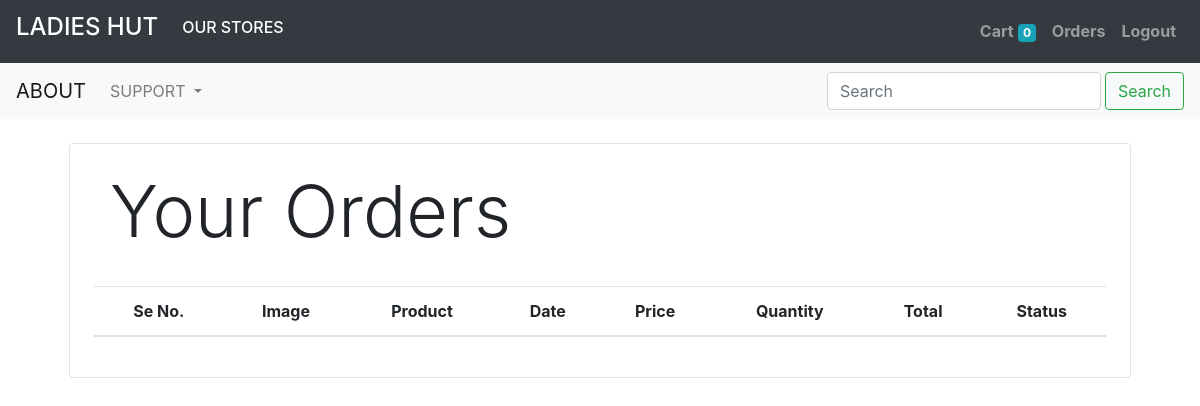
/orders (signed in), run on an earlier commit of the app's database.
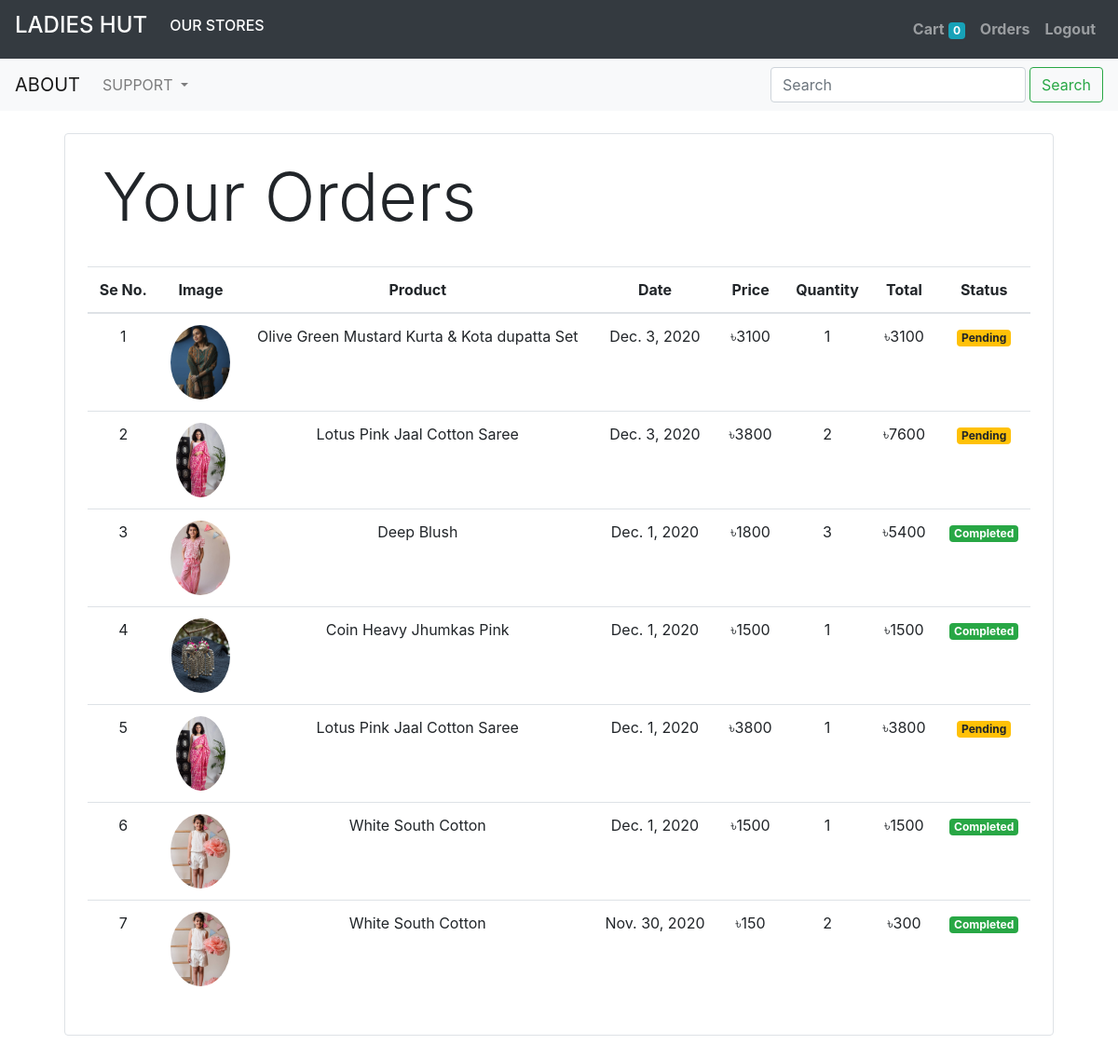
And on a later commit of the database.
### store/models/orders.py (models this page shows, shortened)
class Order(models.Model):
    product = models.ForeignKey(Product, on_delete=models.CASCADE)
    customer = models.ForeignKey(Customer, on_delete=models.CASCADE)
    quantity = models.IntegerField(default=1)
    price = models.IntegerField()
    address = models.CharField(max_length=50, default='', blank=True)
    phone = models.CharField(max_length=50, default='', blank=True)
    date = models.DateField(default=datetime.datetime.today)
    status = models.BooleanField(default=False)
    @staticmethod
    def get_orders_by_customer(customer_id):
        return Order\
            .objects\
            .filter(customer = customer_id)\
            .order_by('date')

### store/models/products.py (models this page shows, shortened)
class Product(models.Model):
    name = models.CharField(max_length=50)
    price = models.IntegerField(default=0)
    category = models.ForeignKey(Category, on_delete=models.CASCADE, default=1)
    description = models.CharField(max_length=200, default='', null=True, blank=True)
    image = models.ImageField(upload_to='uploads/products/')

### store/views/orders.py (the view)
# urls.py: path('orders',  OrderView.as_view(), name='orders')
class OrderView(View):
    @method_decorator(auth_middleware)
    def get(self, request):
        customer = request.session.get('customer')
        orders = Order.get_orders_by_customer(customer)
        print(orders)
        orders = orders.reverse()
        return render(request, 'orders.html', {'orders':orders})

### store/templatetags/custom_filter.py (called while the page is built)
@register.filter(name='currency')
def currency(number):
    return "৳"+str(number)

@register.filter(name='multiply')
def multiply(number, number1):
    return number*number1

### store/templates/orders.html
{% extends 'base.html' %}
{% block content %}
{% load cart %}
{% load custom_filter %}
<div class="container">
    <div class="border rounded p-4 m-4">
        <h1 class="display-3 pl-2 ml-2">Your Orders</h1>
        <br>
        <table class="table text-center">
            <thead class="table">
                <tr>
                    <th>Se No.</th>
                    <th>Image</th>
                    <th>Product</th>
                    <th>Date</th>
                    <th>Price</th>
                    <th>Quantity</th>
                    <th>Total</th>
                    <th>Status</th>
                </tr>
            </thead>
            <tbody>
                {% for order in orders %}
                <tr>
                    <td>{{forloop.counter}}</td>
                    <td><img style="height: 80px;" class="rounded-circle" src="{{order.product.image.url}}" alt=""></td>
                    <td>{{order.product.name}}</td>
                    <td>{{order.date}}</td>
                    <td>{{order.price|currency}}</td>
                    <td>{{order.quantity}}</td>
                    <td>{{order.quantity|multiply:order.price|currency}}</td>
                    {% if order.status %}
                    <td><small class="badge badge-success">Completed</small></td>
                    {% else %}
                    <td><small class="badge badge-warning">Pending</small></td>
                    {% endif %}
                </tr>
                {% endfor %}
            </tbody>
        </table>
    </div>
</div>
{% endblock %}

### store/templates/base.html (shortened to what this page needs)
<!doctype html>
<html lang="en">
<head>
    <link rel="stylesheet" href="https://cdn.jsdelivr.net/npm/bootstrap@4.5.3/dist/css/bootstrap.min.css"
>
</head>
<body>
    <div>
        <nav class="navbar navbar-expand-lg navbar-dark bg-dark">
            <a class="navbar-brand" href="/">
                <h4>LADIES HUT</h4>
            </a>
            <div class="collapse navbar-collapse" id="navbarSupportedContent">
                <ul class="navbar-nav mr-auto">
                    <li class="nav-item active">
                        <a class="nav-link" href="#">
                            <h6>OUR STORES</h6><span class="sr-only">(current)</span>
                        </a>
                    </li>
                </ul>
                <ul class="navbar-nav my-2 my-lg-0">
                    <li class="nav-item">
                        <a class="nav-link" href="/cart">
                            <b>Cart</b>
                            <span class="badge badge-info">{{request.session.cart.keys|length}}</span>
                        </a>
                    </li>
                    {% if request.session.customer %}
                    <li class="nav-item">
                        <a class="nav-link" href="/orders">
                            <b>Orders</b><span class="sr-only">(current)</span>
                        </a>
                    </li>
                    <li class="nav-item">
                        <a class="nav-link" href="/logout">
                            <b>Logout</b><span class="sr-only">(current)</span>
                        </a>
                    </li>
                    {% endif %}
                </ul>
            </div>
        </nav>
        <nav class="navbar navbar-expand-lg navbar-light bg-light">
            <a class="navbar-brand" href="/">ABOUT</a>
            <div class="collapse navbar-collapse" id="navbarSupportedContent">
                <ul class="navbar-nav mr-auto">
                    <li class="nav-item dropdown">
                        <a class="nav-link dropdown-toggle" href="#" id="navbarDropdown" role="button"
                            data-toggle="dropdown" aria-haspopup="true" aria-expanded="false">
                            SUPPORT
                        </a>
                    </li>
                </ul>
                <form class="form-inline my-2 my-lg-0">
                    <input class="form-control mr-1" type="search" placeholder="Search" aria-label="Search">
                    <button class="btn btn-outline-success my-2 my-sm-0" type="submit">Search</button>
                </form>
            </div>
        </nav>
    </div>
    {% block content %}
    {% endblock %}
</body>
</html>

What changed in the data, as far as the page shows it:
added Order: product.image (picture), product.name "Olive Green Mustard Kurta & Kota dupatta Set", date "Dec. 3, 2020", price "৳3100", quantity "1", quantity|multiply "৳3100", status "Pending"
added Order: product.image (picture), product.name "Lotus Pink Jaal Cotton Saree", date "Dec. 3, 2020", price "৳3800", quantity "2", quantity|multiply "৳7600", status "Pending"
added Order: product.image (picture), product.name "Deep Blush", date "Dec. 1, 2020", price "৳1800", quantity "3", quantity|multiply "৳5400", status "Completed"
added Order: product.image (picture), product.name "Coin Heavy Jhumkas Pink", date "Dec. 1, 2020", price "৳1500", quantity "1", quantity|multiply "৳1500", status "Completed"
added Order: product.image (picture), product.name "Lotus Pink Jaal Cotton Saree", date "Dec. 1, 2020", price "৳3800", quantity "1", quantity|multiply "৳3800", status "Pending"
added Order: product.image (picture), product.name "White South Cotton", date "Dec. 1, 2020", price "৳1500", quantity "1", quantity|multiply "৳1500", status "Completed"
added Order: product.image (picture), product.name "White South Cotton", date "Nov. 30, 2020", price "৳150", quantity "2", quantity|multiply "৳300", status "Completed"
